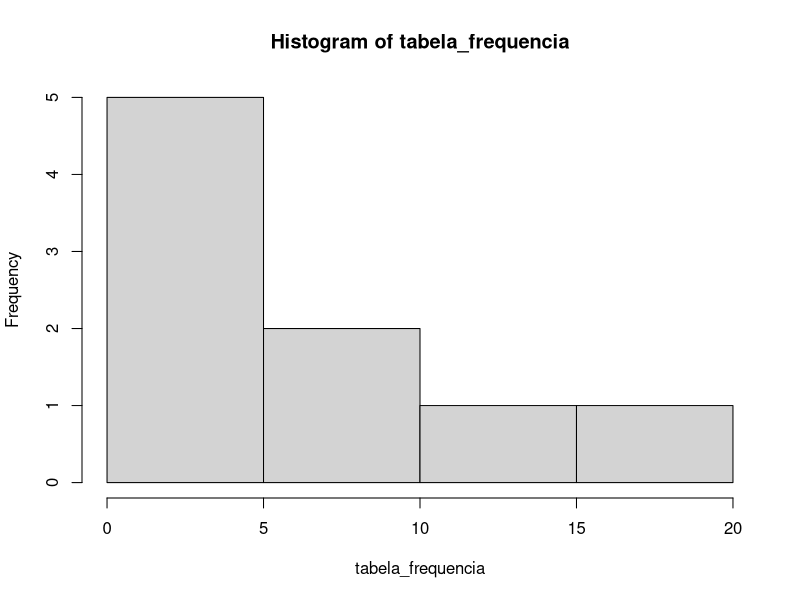
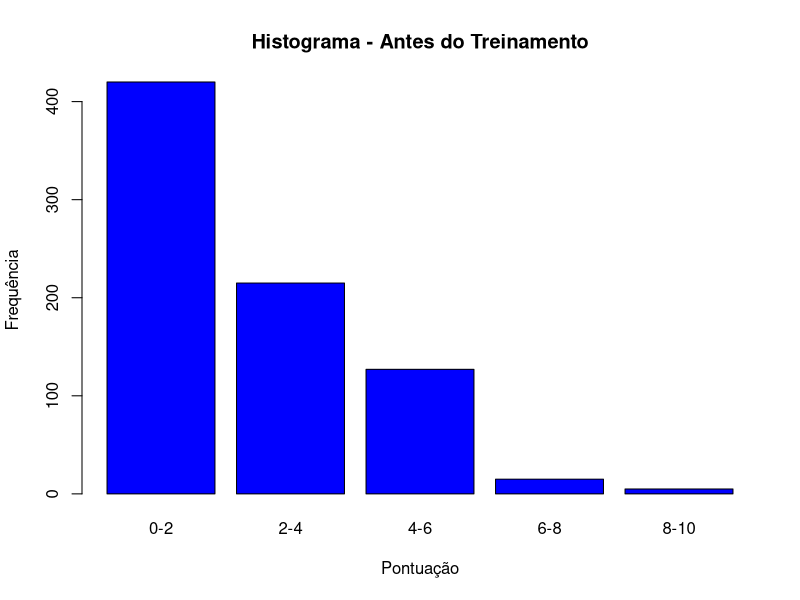
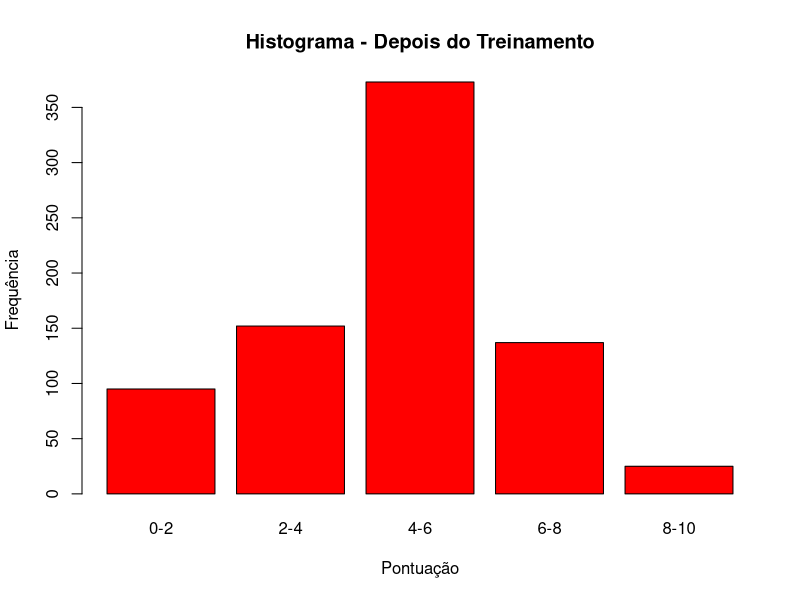
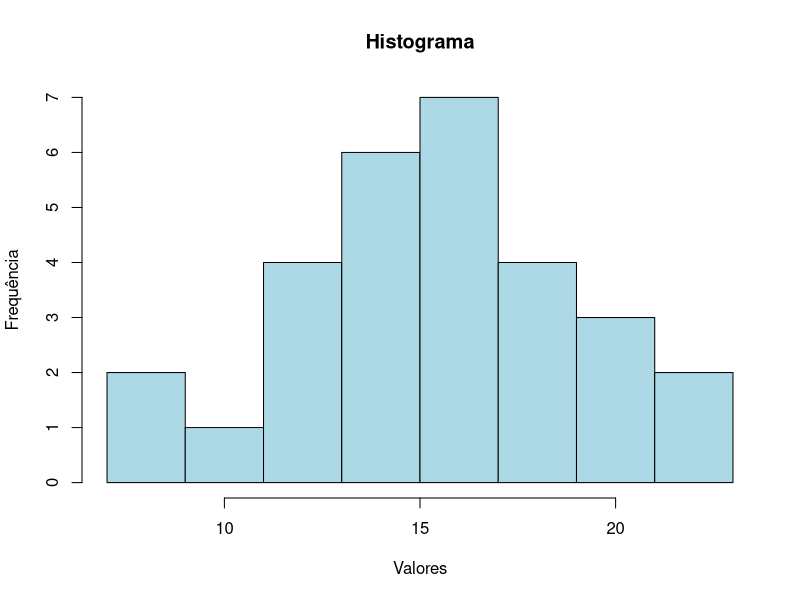

The R script that drew these images, in order:
numeros <- c(19.8, 20.0, 21.0, 21.1, 21.2, 21.5, 21.6, 21.7, 21.8, 21.8,
             21.9, 22.0, 22.1, 22.1, 22.1, 22.2, 22.3, 22.3, 22.3, 22.3,
             22.4, 22.4, 22.4, 22.5, 22.6, 22.6, 22.8, 23.0, 23.0, 23.1,
             23.2, 23.3, 23.5, 23.7, 23.7, 23.7, 23.8, 23.9, 23.9, 23.9,
             24.0, 24.1, 24.2, 24.2, 24.4, 24.9, 25.0, 25.2, 25.3, 25.3,
             25.6, 26.0, 27.9, 27.3, 28.6)
intervalos <- c(19.8, 21, 22, 23, 24, 25, 26, 27, 28, 29)
grupos <- cut(numeros, breaks = intervalos, right = FALSE, include.lowest = TRUE)
tabela_frequencia <- table(grupos)
tabela_porcentagem <- round(prop.table(tabela_frequencia) * 100)
tabela_porcentagem
hist(tabela_frequencia)

# Questão 2
FAT <- c(420, 215, 127, 15, 5)
FDT <- c(95, 152, 373, 137, 25)
limites <- c(0, 2, 4, 6, 8, 10)
intervalos <- paste(limites[-length(limites)], limites[-1], sep = "-")
barplot(FAT, names.arg = intervalos, main = "Histograma - Antes do Treinamento", xlab = "Pontuação", ylab = "Frequência", col = "blue")
barplot(FDT, names.arg = intervalos, main = "Histograma - Depois do Treinamento", xlab = "Pontuação", ylab = "Frequência", col = "red")

# Questão 3
dados <- c(7.8, 8.2, 10.5, 11.2, 11.5, 12.2, 12.5, 13.1, 13.9, 14.1, 14.2, 14.5,
           14.9, 15.1, 15.8, 15.9, 16.0, 16.2, 16.7, 16.9, 17.2, 17.4, 17.6, 18.4,
           19.1, 19.5, 20.5, 21.6, 22.1)
hist(dados, breaks = seq(7, 23, by = 2), col = "lightblue", border = "black",
     xlab = "Valores", ylab = "Frequência", main = "Histograma")
freq <- table(cut(dados, breaks = seq(7, 23, by = 2)))
text(x = as.numeric(names(freq)), y = freq + 1, labels = freq, pos = 3, col = "black")
